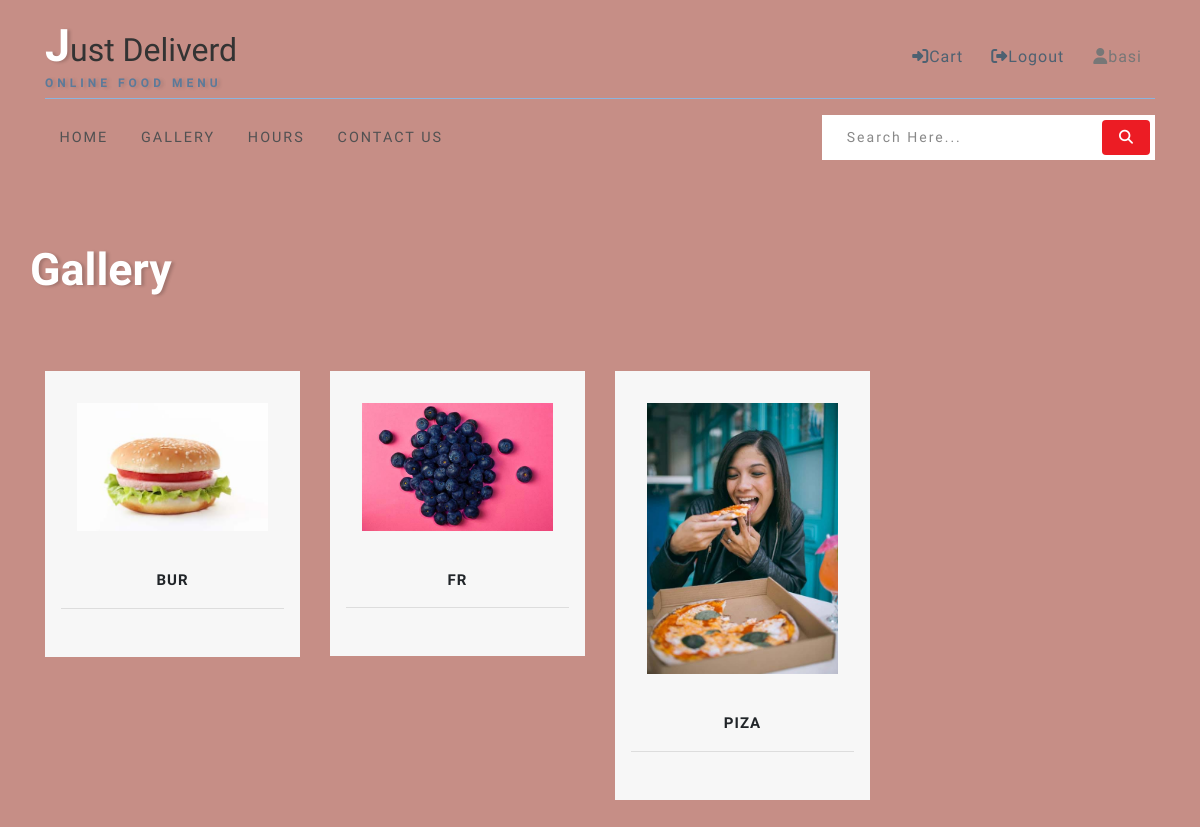
Page /gallery (signed in) on the committed database.
### products_app/models.py (models this page shows, shortened)
class Product(models.Model):
    product_name =models.CharField(max_length=200,null=True)
    product_image =models.ImageField(upload_to='product_image',null=True)
    category=models.ForeignKey(Category,on_delete=models.CASCADE,null=True)
    product_description =models.TextField(null=True)

### products_app/views.py (the view)
# urls.py: path('gallery',views.galllery,name='galllery'),
def galllery(request):
    if request.user.is_authenticated:
        cate=Product.objects.all()
        return render(request,'menu.html',{'category':cate})
    else:
        return render(request,'login.html')

### templates/menu.html (shortened to what this page needs)
{% extends 'base.html' %}
{% load static %}
{%block main-content %}
<br><br>
        <div class="banner-wthree-info container">
            <div class="row">
                <div id="logo">
                    <h1> <a href="index.html"><span class="log-w3pvt">Gallery</span></a></h1>
                </div>
                    <div class="container py-5">
                        <div class="row shop-wthree-info text-center">
                            {% for cat in category %}
                            <a href="{% url 'select_product' cat.id %}">
                                <div class="col-lg-3 shop-info-grid text-center mt-4">
                                    <div class="product-shoe-info shoe">
                                        <div class="men-thumb-item">
                                            <img src="{{cat.product_image.url}}" class="img-fluid" alt="" height="120%" width="120%">
                                        </div>
                                        <div class="item-info-product">
                                            <h4>
                                                <a>{{cat.product_name}}</a>
                                            </h4>
                                            <div class="product_price">
                                            </div>
                                        </div>
                                    </div>
                                </div>
                            </a>
                            {% endfor %}
            </div>
        </div>
    </div>
</div></div>
                       {%endblock main-content%}

### templates/base.html (shortened to what this page needs)
{% load static %}
<!DOCTYPE html>
<html lang="eng">
<head>
    <link rel="stylesheet" href="{% static 'css/bootstrap.css' %}">
    <link rel="stylesheet" href="{% static 'css/style.css' %}" type="text/css" media="all" />
    <link href="{% static 'font-awesome.css' %}" rel="stylesheet">
    <link rel="stylesheet" href="https://cdnjs.cloudflare.com/ajax/libs/font-awesome/6.3.0/css/all.min.css">
</head>
<body>
    <div class="main-sec">
        <header class="py-sm-3 pt-3 pb-2" id="home">
            <div class="container">
                <div class="top-w3pvt d-flex">
                    <div id="logo">
                        <h1> <a href="{% url 'index' %}"><span class="log-w3pvt">J</span>ust Deliverd</a> <label class="sub-des">Online Food menu</label></h1>
                    </div>
                    <div class="forms ml-auto">
                        {% if user.is_authenticated %}
                        <a href="{% url 'cart_detail' %}" class="btn"><i class="fa-solid fa-right-to-bracket"></i>Cart</a>
                        <a href="{% url 'logout_page' %}" class="btn"><i class="fa-solid fa-right-from-bracket"></i>Logout</a>
                        <P class="btn"><i class="fa-solid fa-user"></i>{{user.username }}</p>
                        {% else %}
                        {% comment %} <a href="{% url 'login' %}" class="btn"><i class="fa-solid fa-right-to-bracket"></i>Login</a> {% endcomment %}
                        <a href="{% url 'register' %}" class="btn"><i class="fa-solid fa-user-plus"></i> SignUp</a>
                        {%endif%}
                    </div>
                </div>
                <div class="nav-top-wthree">
                    <nav>
                        <ul class="menu">
                            <li><a href="{% url 'index' %}">Home</a></li>
                            <li><a href="{% url 'galllery' %}">Gallery</a></li>
                            <li><a href="{% url 'hours' %}">Hours</a></li>
                            <li><a href="{% url 'contact' %}">Contact Us</a></li>
                        </ul>
                    </nav>
                    <div class="search-form ml-auto">
                        <div class="form-w3layouts-grid">
                            <form action="#" method="post" class="newsletter">
                                <input class="search" type="search" placeholder="Search here..." required="">
                                <button class="form-control btn" value=""><span class="fa fa-search"></span></button>
                            </form>
                        </div>
                    </div>
                </div>
            </div>
        </header>
         {%block main-content %} {%endblock main-content%}
</body>
</html>

### static/css/style.css (style rules this page uses)
html, body { margin: 0; font-size: 100%; background: #443946; font-family: 'Hind', sans-serif; scroll-behavior: smooth; }
body a { text-decoration: none; transition: 0.5s all; -webkit-transition: 0.5s all; -moz-transition: 0.5s all; -o-transition: 0.5s all; -ms-transition: 0.5s all; }
input[type="button"], input[type="submit"], input[type="text"], input[type="email"], input[type="search"] { transition: 0.5s all; -webkit-transition: 0.5s all; -moz-transition: 0.5s all; -o-transition: 0.5s all; -ms-transition: 0.5s all; font-family: 'Hind', sans-serif; }
h1, h2, h3, h4, h5, h6 { margin: 0; letter-spacing: 1px; font-family: 'Hind',sans-serif; }
p { font-size: 0.9em; color: #777; line-height: 1.9em; letter-spacing: 1px; margin-bottom: 0; }
ul { margin: 0; padding: 0; }
.forms { margin-top: 1.4em; }
.top-w3pvt { border-bottom: 1px solid #8bb4df; padding-bottom: 0.5em; }
.nav-top-wthree { margin: 1em 0; }
header a.btn { border-radius: 4px; color: #4d6171; letter-spacing: 1px; border: none; outline: none; }
.search-form { width: 30%; }
form.newsletter { background: #fff; padding: 0.3em; display: flex; }
header .search { outline: none; padding: 6px 20px; font-size: 14px; color: #000; width: 85%; background: transparent; text-transform: capitalize; border: none; letter-spacing: 2px; float: left; }
header button.btn { color: #fff; border: none; padding: 7px 0px; text-transform: uppercase; text-decoration: none; background: transparent; -webkit-transition: 0.5s all; -moz-transition: 0.5s all; -o-transition: 0.5s all; -ms-transition: 0.5s all; transition: 0.5s all; float: right; cursor: pointer; width: 15%; font-size: 14px; text-align: center; background: #ec1c24; }
nav { margin: 0; padding: 0; margin-top: 10px; float: left; }
#logo a { float: left; font-size: .8em; display: initial; margin: 0; letter-spacing: 0px; color: #333; font-weight: 300; padding: 3px 0; border: none; }
#logo a span { color: #fff; font-size: 1.4em; font-weight: 700; text-shadow: 3px 1px 3px rgba(19, 18, 18, 0.19); }
.sub-des { text-transform: uppercase; display: block; font-size: 0.3em; margin: 0; color: #5b7a9a; letter-spacing: 4px; font-weight: 600; text-shadow: 3px 1px 3px rgba(78, 73, 73, 0.21); }
nav:after { content: ""; display: table; clear: both; }
nav ul { padding: 0; margin: 0; list-style: none; position: relative; }
nav ul li { margin: 0px; display: inline-block; }
nav a { letter-spacing: 2px; padding-left: 0; padding-right: 0; padding: 10px 0; font-weight: 400; font-size: 0.9em; margin: 0 1em; color: #515152; text-transform: uppercase; }
li > a:only-child:after { content: ''; }
.main-sec { background: #c68e86; min-height: 43em; position: relative; }
.item-info-product h4 a { color: #080808; font-size: 15px; letter-spacing: 1px; text-transform: uppercase; font-weight: 700; }
.product_price { margin: 1em 0 0 0; padding: 1em 0 0 0; border-top: 1px solid #ddd; }
.product-shoe-info { background: #f7f7f7; padding: 1em; }
.item-info-product { padding: 1em 0 1em 0; }
.men-thumb-item { padding: 1em; }
@media (max-width:1366px) { .main-sec { min-height: 35em; position: relative; } }
img { max-width: 100%; height: auto; }

### rows in the picture
Product: product_image (picture), product_name "BUR"
Product: product_image (picture), product_name "FR"
Product: product_image (picture), product_name "PIZA"

### other values in the picture
{{ user.username }} "basi"
